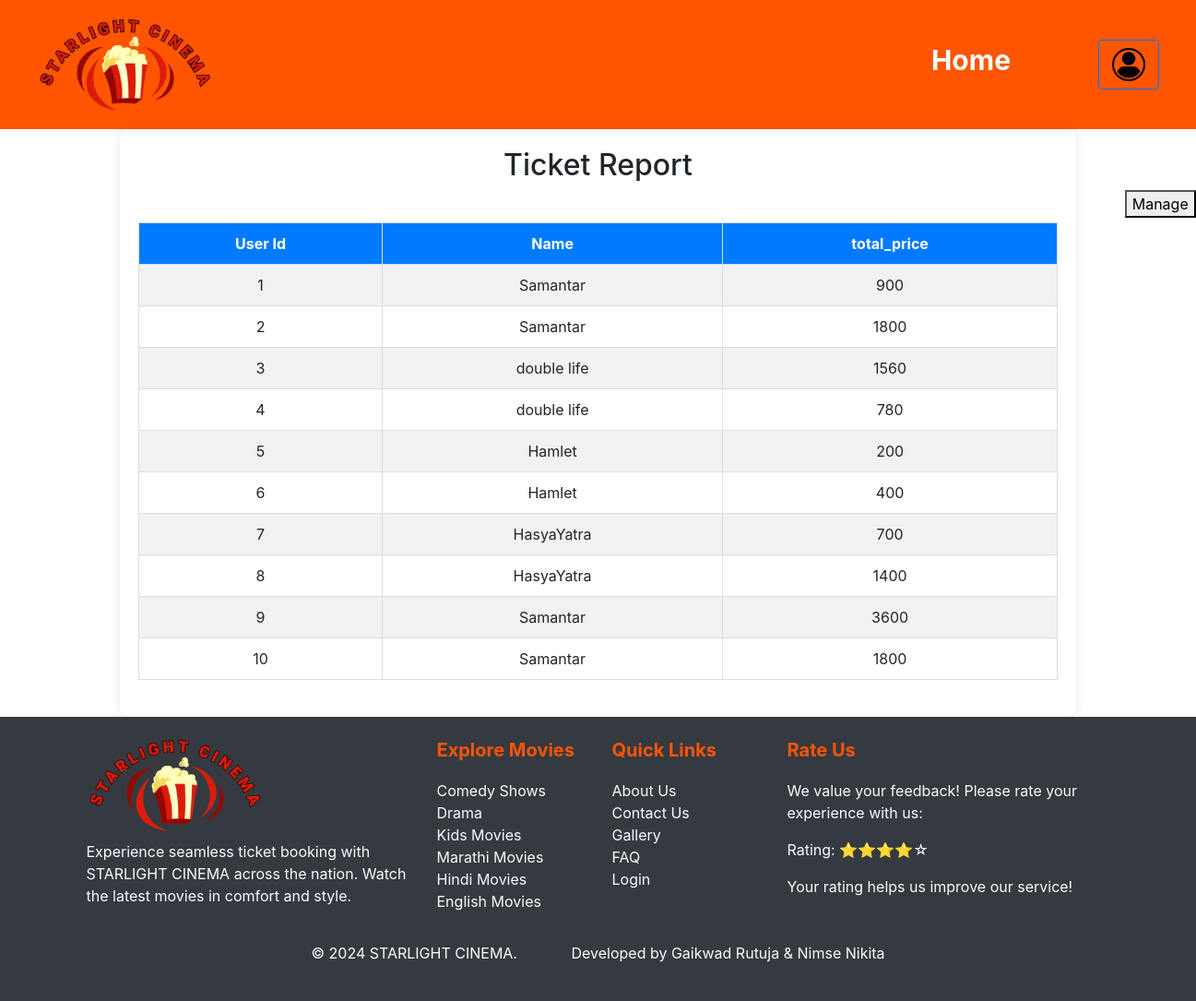
The app's page /Admin/pages/report-ticket.php with its own data.
### tables this page shows
CREATE TABLE `ticket` (
  `id` int(50) NOT NULL,
  `name` text NOT NULL,
  `quantity` text NOT NULL,
  `total_price` text NOT NULL,
  `image` text NOT NULL,
  `show_date` text NOT NULL,
  `show_time` text NOT NULL
);

### Admin/pages/report-ticket.php (the view, shortened to what this page needs)
<?php
$databaseHost = "localhost";
$databaseName = "movieticketdb";
$databaseUsername = "root";
$databasePassword = "";
$con = new mysqli($databaseHost, $databaseUsername, $databasePassword,$databaseName)or die($conn->connect_error());
$sql = "SELECT * FROM ticket ORDER BY id DESC";
 $query= $con->query($sql)
?>
<!DOCTYPE html>
<html lang="en">
<head>
    <link rel="stylesheet" href="./../css/addmovie.css">
    <link rel="stylesheet" href="./../css/manage-registration.css">
    <link rel="stylesheet" href="https://stackpath.bootstrapcdn.com/bootstrap/4.5.2/css/bootstrap.min.css">
</head>
<body>
    <header class="header">
        <div class="logo"><img src=".\..\..\Images\logo2.png" class="logo-img"></div>
        <nav class="nav">
        <ul>
            <li><a href="./admin-dashboard.php" style="margin-right:50px; font-size:30px;" >Home</a></li>
            <div class="d-flex align-items-center">
            <a href="./login.php" class="btn btn-outline-primary">
        <i class="bi bi-person"></i><img src =".\..\..\Images\login.png" style="height:40px;">
      </a>
    </div>
            </ul>
        </nav>
    </header>
    <div class="containers">
        <h2> Ticket Report</h2>
        <div class="header-btn">
            <a href="./manage-ticket.php"><button >Manage</button></a>
         </div>
        <table class="movie-table">
            <thead>
                <tr>
                    <th>User Id</th>
                    <th>Name</th>
                    <th>total_price</th>
                </tr>
            </thead>
            <tbody>
                <tr>
                <?php
$i=0;
while ($res = $query->fetch_assoc())
 {
  echo "<tr>";
  echo" <td >".++$i."</td>";
  echo "<td>".$res['name']."</td>";
  echo "<td>".$res['total_price']."</td>";
  echo "</tr>";
}
?>
            </tbody>
        </table>
    </div>
     <div class="footer bg-dark text-light py-4">
    <div class="container">
        <div class="row">
            <div class="col-md-4">
            <div class="logo"><img src="./../../Images/logo2.png" class="logo-img" alt="Logo"></div>
                <p style="margin-top:10px;">Experience seamless ticket booking with STARLIGHT CINEMA across the nation. Watch the latest movies in comfort and style.</p>
            </div>
            <div class="col-md-2">
                <h5 class="footer-title">Explore Movies</h5>
                <ul class="list-unstyled">
                    <li><a href="#" class="text-light">Comedy Shows</a></li>
                    <li><a href="#" class="text-light">Drama</a></li>
                    <li><a href="#" class="text-light">Kids Movies</a></li>
                    <li><a href="#" class="text-light">Marathi Movies</a></li>
                    <li><a href="#" class="text-light">Hindi Movies</a></li>
                    <li><a href="#" class="text-light">English Movies</a></li>
                </ul>
            </div>
            <div class="col-md-2">
                <h5 class="footer-title">Quick Links</h5>
                <ul class="list-unstyled">
                    <li><a href="#" class="text-light">About Us</a></li>
                    <li><a href="#" class="text-light">Contact Us</a></li>
                    <li><a href="#" class="text-light">Gallery</a></li>
                    <li><a href="#" class="text-light">FAQ</a></li>
                    <li><a href="#" class="text-light">Login</a></li>
                </ul>
            </div>
            <div class="col-md-4">
    <h5 class="footer-title">Rate Us</h5>
    <p>We value your feedback! Please rate your experience with us:</p>
    <div class="rating">
    <p>Rating: ⭐⭐⭐⭐☆</p>
    </div>
    <p>Your rating helps us improve our service!</p>
</div>
        </div>
        <div class="row mt-3 text-center">
            <div class="col-12">
                <p>&copy; 2024 STARLIGHT CINEMA.  &nbsp; &nbsp; &nbsp; &nbsp; &nbsp; &nbsp;  Developed by Gaikwad Rutuja & Nimse Nikita</p>
            </div>
        </div>
    </div>
</div>
</body>
</html>

### Admin/css/addmovie.css (style rules this page uses)
body { margin: 0; padding: 0; font-family: Arial, sans-serif; }
.header { display: flex; justify-content: space-between; align-items: center; background-color: #ff5500;; padding: 20px 40px; }
.logo-img { height: 120px; width: auto; }
.nav ul { list-style: none; margin: 0; padding: 0; display: flex; gap: 30px; }
.nav ul li { margin: 0; }
.nav ul li a { text-decoration: none; color: white; font-size: 20px; font-weight: bold; padding: 10px 15px; }
.footer { background-color: #000; color: #fff; padding: 20px 0; }
.footer a { color: #ff5500; text-decoration: none; }
.footer .footer-title { margin-bottom: 20px; font-weight: bold; color: #ff5500; }
.header-btn { margin-left:1070px; margin-top:1px; margin-bottom: 5px; }

### Admin/css/manage-registration.css (style rules this page uses)
body { margin: 0; font-family: Arial, sans-serif; }
.logo-img { height: 100px; width: auto; }
.footer { background-color: #333; color: #fff; padding: 20px; }
.footer a { color: #fff; text-decoration: none; }
.footer { background-color: #000; color: #fff; padding: 20px 0; }
.footer a { color: #ff5500; text-decoration: none; }
.footer .footer-title { margin-bottom: 20px; font-weight: bold; color: #ff5500; }
.containers { width: 80%; margin: auto; padding: 20px; background-color: #fff; border-radius: 10px; box-shadow: 0 0 10px rgba(0, 0, 0, 0.1); }
h2 { text-align: center; margin-bottom: 20px; }
.movie-table { width: 100%; border-collapse: collapse; margin-bottom: 20px; }
.movie-table thead { background-color: #007bff; color: #fff; }
.movie-table th, .movie-table td { padding: 10px; text-align: center; border: 1px solid #ddd; }
.movie-table th { background-color: #007bff; color: white; }
.movie-table tr:nth-child(even) { background-color: #f2f2f2; }
.header-btn { margin-left:1070px; margin-top:1px; margin-bottom: 5px; }

### records on screen
ticket: name "Samantar", total_price "900"
ticket: name "Samantar", total_price "1800"
ticket: name "double life", total_price "1560"
ticket: name "double life", total_price "780"
ticket: name "Hamlet", total_price "200"
ticket: name "Hamlet", total_price "400"
ticket: name "HasyaYatra", total_price "700"
ticket: name "HasyaYatra", total_price "1400"
ticket: name "Samantar", total_price "3600"
ticket: name "Samantar", total_price "1800"
